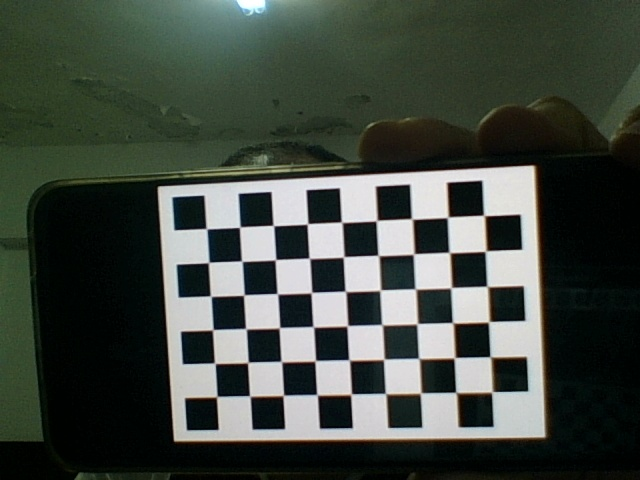
#> input picture python/CV/cam_calib/calibration_images/chessboard_11.jpg, 640 x 480 px, given in place of the camera
$ python simple_stereo_vision.py
#> lines starting #> are read from the running program, lines starting #| are printed output that depends on the picture
#> the answer given: 1
### python/CV/cam_calib/cam_calibration.py
#!/usr/bin/env python3
import numpy as np
import cv2
import glob
import os
import pickle

def calibrate_camera(chessboard_size=None):
    """
    Calibrate the camera using a chessboard pattern.
    Captures multiple images of a chessboard from different angles.

    Args:
        chessboard_size: Tuple (width, height) of inner corners in the chessboard.
                         If None, will use default (9, 6) or prompt user.
    """
    # Chessboard dimensions (number of inner corners)
    if chessboard_size is None:
        # Ask user to confirm or change the chessboard size
        print("Default chessboard size is (9, 6) inner corners.")
        change_size = input("Do you want to use a different size? (y/n): ")
#> the answer given: y
        if change_size.lower() == 'y':
            try:
                width = int(input("Enter number of inner corners width: "))
#> the answer given: 100
                height = int(input("Enter number of inner corners height: "))
#> the answer given: 100
                CHESSBOARD_SIZE = (width, height)
                print(f"Using chessboard size: {CHESSBOARD_SIZE}")
            except ValueError:
                print("Invalid input. Using default size (9, 6).")
                CHESSBOARD_SIZE = (9, 6)
        else:
            CHESSBOARD_SIZE = (9, 6)
    else:
        CHESSBOARD_SIZE = chessboard_size

    print(f"Looking for a chessboard with {CHESSBOARD_SIZE[0]}x{CHESSBOARD_SIZE[1]} inner corners")

    # Termination criteria for corner detection
    criteria = (cv2.TERM_CRITERIA_EPS + cv2.TERM_CRITERIA_MAX_ITER, 30, 0.001)

    # Prepare object points (0,0,0), (1,0,0), (2,0,0) ... (8,5,0)
    objp = np.zeros((CHESSBOARD_SIZE[0] * CHESSBOARD_SIZE[1], 3), np.float32)
    objp[:, :2] = np.mgrid[0:CHESSBOARD_SIZE[0], 0:CHESSBOARD_SIZE[1]].T.reshape(-1, 2)

    # Arrays to store object points and image points
    objpoints = []  # 3D points in real world space
    imgpoints = []  # 2D points in image plane

    # Create directory to save calibration images if it doesn't exist
    if not os.path.exists('calibration_images'):
        os.makedirs('calibration_images')

    # Initialize webcam
    cap = cv2.VideoCapture(0)

    if not cap.isOpened():
        print("Error: Could not open webcam.")
        return None, None

    img_count = 0
    max_images = 20  # Number of calibration images to capture
    frame_count = 0  # Counter for frame processing

    print("\n=== CHESSBOARD DETECTION TIPS ===")
    print("1. Ensure good, even lighting on the chessboard")
    print("2. Hold the chessboard flat and completely visible in the frame")
    print("3. Try different angles and distances")
    print("4. Avoid reflections and shadows on the chessboard")
    print("5. Make sure all corners are visible in the frame")
    print("\nPress '1' to capture a chessboard image (need", max_images, "images)")
    print("Press 'q' to quit")

    while img_count < max_images:
        ret, frame = cap.read()
#> frame is the input picture: shape (480, 640, 3); mean B, G, R 64.7, 72.6, 65.5
        if not ret:
            print("Failed to grab frame")
            break

        # Process frames at a reduced rate for better performance
        frame_count += 1

        # Only process every 3rd frame for detection
        if frame_count % 3 == 0:
            # Try to detect chessboard in real-time for feedback
            gray = cv2.cvtColor(frame, cv2.COLOR_BGR2GRAY)
            flags = cv2.CALIB_CB_FAST_CHECK  # Use fast check for real-time feedback
            ret, corners = cv2.findChessboardCorners(gray, CHESSBOARD_SIZE, flags)

            # Create a copy of the frame for display
            display_frame = frame.copy()

            # Add status text to the frame
            status_text = "CHESSBOARD NOT DETECTED"
            color = (0, 0, 255)  # Red

            if ret:
                # Draw the corners (simplified for speed)
                cv2.drawChessboardCorners(display_frame, CHESSBOARD_SIZE, corners, ret)
                status_text = "CHESSBOARD DETECTED - Press '1' to capture"
                color = (0, 255, 0)  # Green

            # Add text with background for better visibility
            cv2.rectangle(display_frame, (0, 0), (display_frame.shape[1], 30), (0, 0, 0), -1)
            cv2.putText(display_frame, status_text, (10, 20),
                        cv2.FONT_HERSHEY_SIMPLEX, 0.5, color, 2)
        else:
            # Just show the frame without detection for better performance
            display_frame = frame.copy()
            cv2.rectangle(display_frame, (0, 0), (display_frame.shape[1], 30), (0, 0, 0), -1)
            cv2.putText(display_frame, "PREVIEW MODE", (10, 20),
                        cv2.FONT_HERSHEY_SIMPLEX, 0.5, (255, 255, 255), 2)
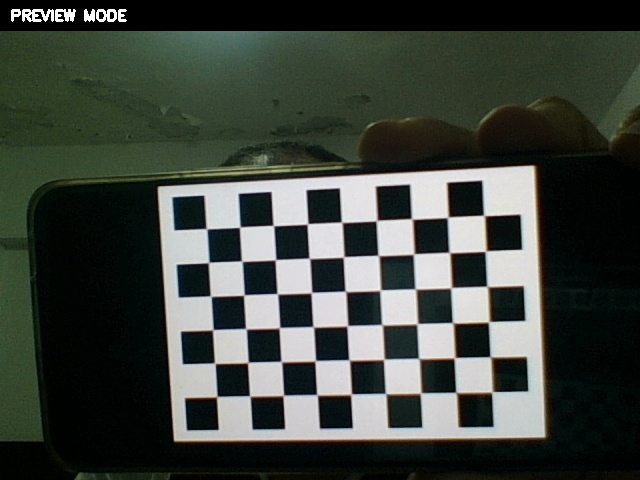
#> display_frame: shape (480, 640, 3); mean B, G, R 61, 67.8, 61.9

        # Display the frame with feedback (use a smaller window size for better performance)
        display_frame_small = cv2.resize(display_frame, (0, 0), fx=0.75, fy=0.75)
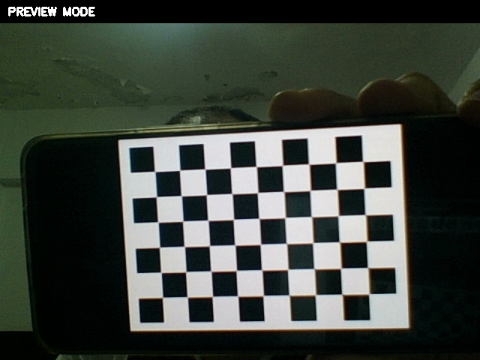
#> display_frame_small: shape (360, 480, 3); mean B, G, R 60.9, 67.7, 61.8
        cv2.imshow('Calibration', display_frame_small)

        key = cv2.waitKey(1) & 0xFF
#> (key q is pressed here)
        if key == ord('q'):
            break
        elif key == ord('1'):
            # Convert to grayscale
            gray = cv2.cvtColor(frame, cv2.COLOR_BGR2GRAY)

            # Apply preprocessing to improve contrast (but don't display)
            # Try adaptive thresholding if normal detection fails
            gray_processed = cv2.adaptiveThreshold(
                gray,
                255,
                cv2.ADAPTIVE_THRESH_GAUSSIAN_C,
                cv2.THRESH_BINARY,
                11,
                2
            )

            # Find chessboard corners with improved flags
            flags = cv2.CALIB_CB_ADAPTIVE_THRESH + cv2.CALIB_CB_NORMALIZE_IMAGE + cv2.CALIB_CB_FAST_CHECK
            ret, corners = cv2.findChessboardCorners(gray, CHESSBOARD_SIZE, flags)

            # If detection fails, try with the processed image
            if not ret:
                print("Standard detection failed, trying with processed image...")
                ret, corners = cv2.findChessboardCorners(gray_processed, CHESSBOARD_SIZE, flags)
                if ret:
                    print("Detection successful with processed image!")

            if ret:
                # Refine corner positions
                corners2 = cv2.cornerSubPix(gray, corners, (11, 11), (-1, -1), criteria)

                # Save the image
                img_name = f'calibration_images/chessboard_{img_count}.jpg'
                cv2.imwrite(img_name, frame)
                print(f"Captured {img_name}")

                # Add to our calibration data
                objpoints.append(objp)
                imgpoints.append(corners2)

                img_count += 1

    cap.release()
    cv2.destroyAllWindows()

    if img_count == 0:
        print("No calibration images captured.")
        return None, None

    print(f"Calibrating camera with {img_count} images...")

    # Calibrate camera
    ret, mtx, dist, rvecs, tvecs = cv2.calibrateCamera(
        objpoints, imgpoints, gray.shape[::-1], None, None
    )

    if ret:
        # Calculate reprojection error
        mean_error = 0
        for i in range(len(objpoints)):
            imgpoints2, _ = cv2.projectPoints(objpoints[i], rvecs[i], tvecs[i], mtx, dist)
            error = cv2.norm(imgpoints[i], imgpoints2, cv2.NORM_L2) / len(imgpoints2)
            mean_error += error

        print(f"Calibration complete! Mean reprojection error: {mean_error/len(objpoints)}")

        # Save calibration parameters
        calibration_data = {
            'camera_matrix': mtx,
            'dist_coeffs': dist
        }

        with open('calibration_data.pkl', 'wb') as f:
            pickle.dump(calibration_data, f)

        print("Calibration data saved to 'calibration_data.pkl'")

        return mtx, dist
    else:
        print("Calibration failed.")
        return None, None

# [9 lines left out: function load_calibration_data, not called in this run]

# [33 lines that do not run on import are left out]

### python/CV/cam_calib/simple_stereo_vision.py
#!/usr/bin/env python3
"""
Simple Stereo Vision Project
----------------------------
This script provides a simple interface to:
1. Calibrate your camera using a chessboard pattern
2. Capture stereo images using your laptop's webcam
3. Generate a depth map from the stereo images

Usage:
    python simple_stereo_vision.py
"""

import os
import cv2
import numpy as np
from cam_calibration import calibrate_camera, load_calibration_data
from stereo_depth_map import capture_stereo_images, compute_depth_map

def print_header(title):
    """Print a formatted header."""
    print("\n" + "=" * 50)
    print(f" {title} ".center(50, "="))
    print("=" * 50 + "\n")

def main_menu():
    """Display the main menu and handle user input."""
    while True:
        print_header("SIMPLE STEREO VISION")
        print("1. Camera Calibration")
        print("2. Capture Stereo Images")
        print("3. Generate Depth Map")
        print("4. Run Complete Pipeline")
        print("5. Exit")

        choice = input("\nEnter your choice (1-5): ")
#> the answer given: 1

        if choice == '1':
            print_header("CAMERA CALIBRATION")
            print("You'll need a chessboard pattern for calibration.")
            print("Hold the chessboard in front of the camera at different angles.")
            print("Press '1' to capture an image when the chessboard is detected.")
#> (the run stopped early here; a loop or call above may not have finished)

$ run again, on python/CV/cam_calib/calibration_images/chessboard_12.jpg
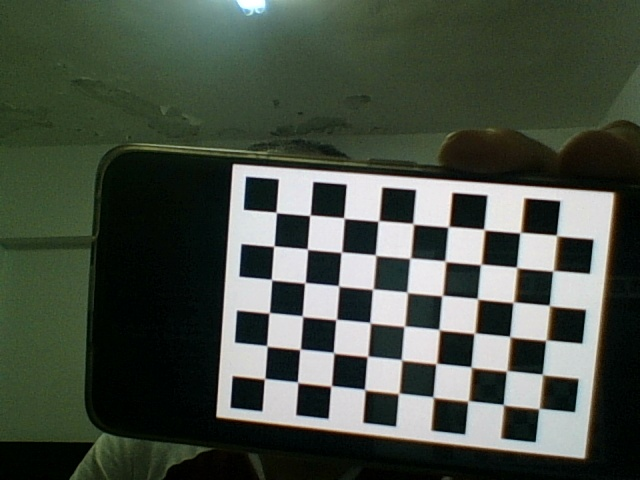
#> input picture python/CV/cam_calib/calibration_images/chessboard_12.jpg, 640 x 480 px, given in place of the camera
#> in calibrate_camera, frame is the input picture: shape (480, 640, 3); mean B, G, R 68.5, 79.5, 71.6
#> in calibrate_camera, `cv2.putText(display_frame, "PREVIEW MODE", (10, 20), cv2.FONT_HERSHEY_..`:
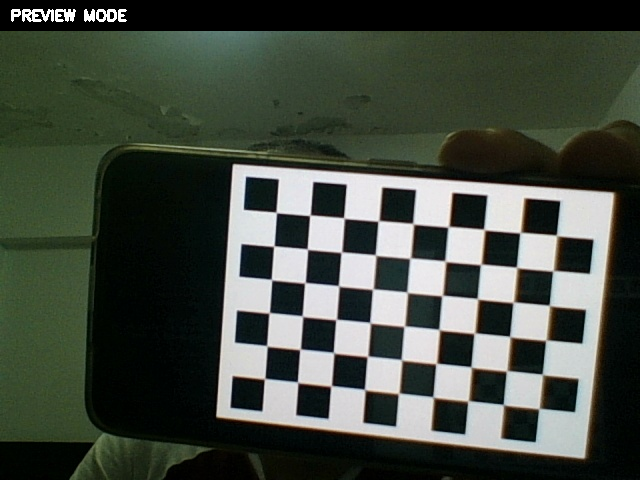
#> display_frame: shape (480, 640, 3); mean B, G, R 64.7, 74.5, 67.7
#> in calibrate_camera, `display_frame_small = cv2.resize(display_frame, (0, 0), fx=0.75, fy=0...`:
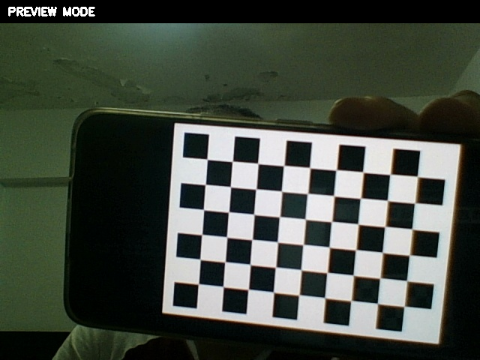
#> display_frame_small: shape (360, 480, 3); mean B, G, R 64.6, 74.4, 67.6

$ run again, on python/CV/cam_calib/calibration_images/chessboard_13.jpg
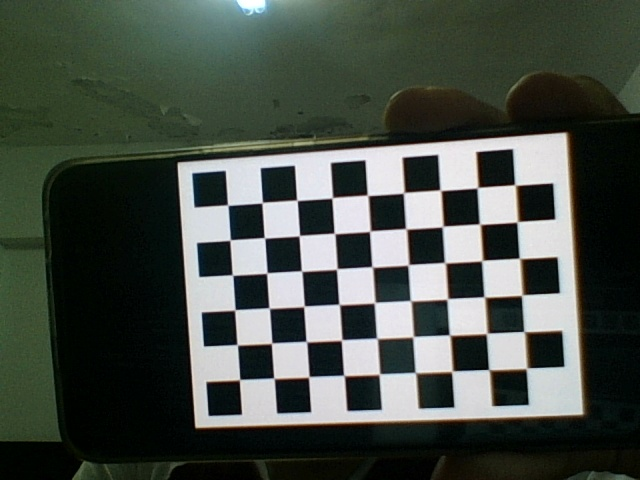
#> input picture python/CV/cam_calib/calibration_images/chessboard_13.jpg, 640 x 480 px, given in place of the camera
#> in calibrate_camera, frame is the input picture: shape (480, 640, 3); mean B, G, R 70.4, 78.1, 71
#> in calibrate_camera, `cv2.putText(display_frame, "PREVIEW MODE", (10, 20), cv2.FONT_HERSHEY_..`:
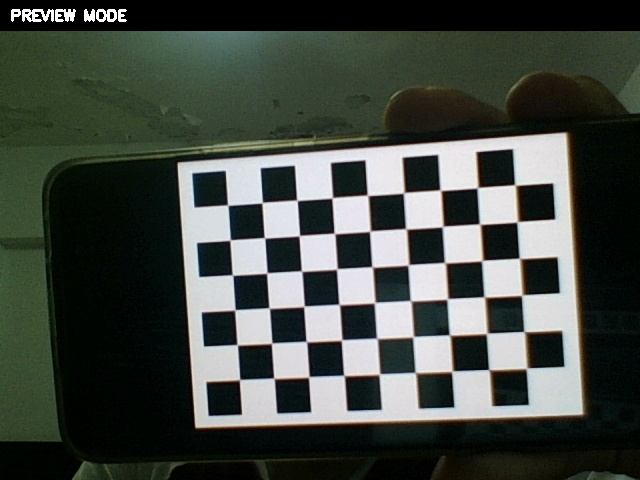
#> display_frame: shape (480, 640, 3); mean B, G, R 66.5, 73.1, 67.2
#> in calibrate_camera, `display_frame_small = cv2.resize(display_frame, (0, 0), fx=0.75, fy=0...`:
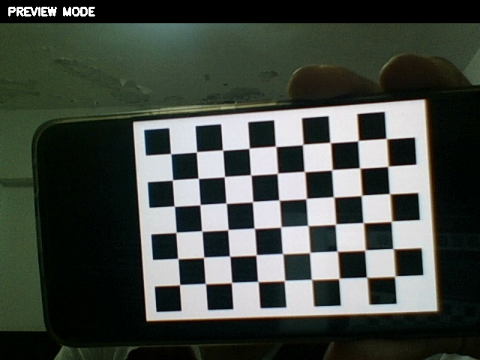
#> display_frame_small: shape (360, 480, 3); mean B, G, R 66.4, 73.1, 67.1

$ run again, on python/CV/cam_calib/calibration_images/chessboard_14.jpg
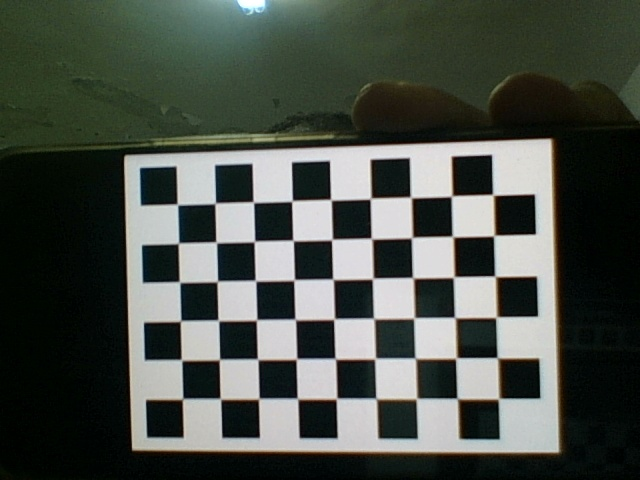
#> input picture python/CV/cam_calib/calibration_images/chessboard_14.jpg, 640 x 480 px, given in place of the camera
#> in calibrate_camera, frame is the input picture: shape (480, 640, 3); mean B, G, R 71.6, 78.7, 73.1
#> in calibrate_camera, `cv2.putText(display_frame, "PREVIEW MODE", (10, 20), cv2.FONT_HERSHEY_..`:
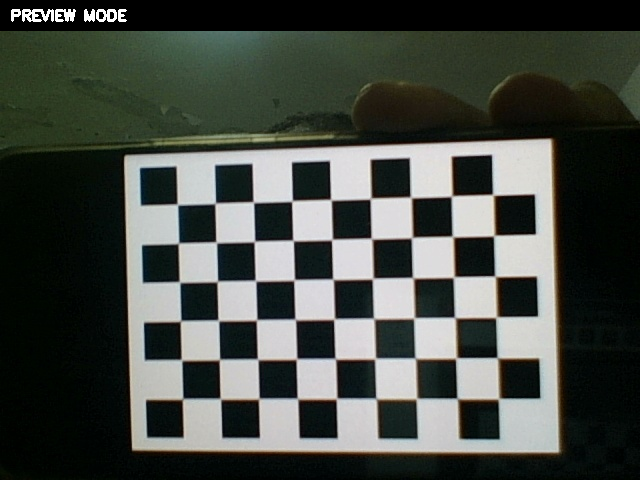
#> display_frame: shape (480, 640, 3); mean B, G, R 68.1, 74.1, 69.6
#> in calibrate_camera, `display_frame_small = cv2.resize(display_frame, (0, 0), fx=0.75, fy=0...`:
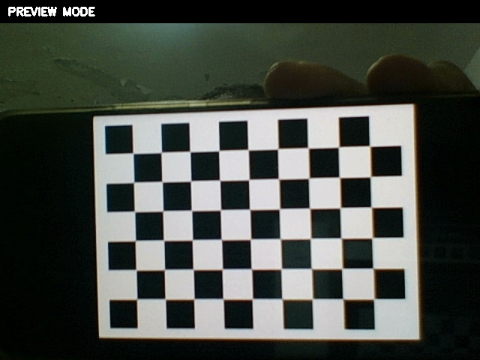
#> display_frame_small: shape (360, 480, 3); mean B, G, R 68, 74.1, 69.6
